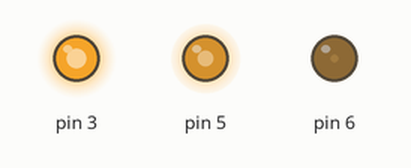
Simulated run of this sketch. Board: Arduino Uno, built with avr-gcc and run on an emulated ATmega328P. On the bench: output pins drawn as LEDs (lit = HIGH). Random numbers use the default seed unless the sketch sets one.

Above: at 0.1 s.
At 4.6 s:
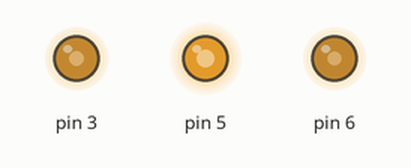
At 9.6 s:
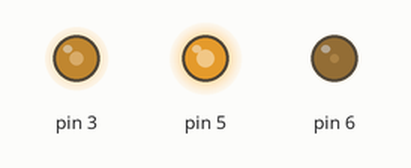
At 19.1 s:
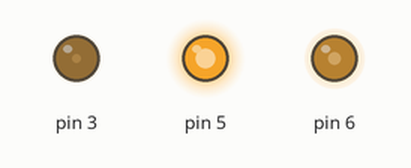
At 28.6 s:
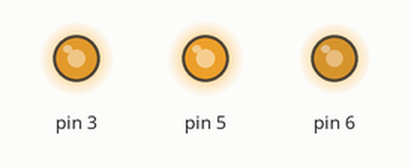
At 39.1 s:
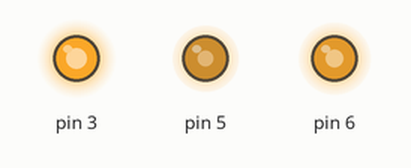
Timing chart, 0 to 40.0 s (numbered marks = the images above):
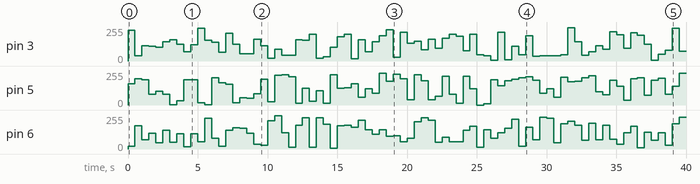

The sketch:

rgb.ino
```cpp
void setup()
{
pinMode(3, OUTPUT);
pinMode(6, OUTPUT);
pinMode(5, OUTPUT);
}
void loop()
{
analogWrite(3,random(0,255));
analogWrite(6,random(0,255));
analogWrite(5,random(0,255));
delay(500);
}
```

Measured:
- by itself, pin 3: 0/255 → 232/255 at 0.00 s, → 38/255 0.50 s later, → 114/255 0.50 s later, → 109/255 0.50 s later, … (80 changes in this stretch)
- by itself, pin 5: 0/255 → 158/255 at 0.00 s, → 197/255 0.50 s later, → 188/255 0.50 s later, → 80/255 0.50 s later, … (80 changes in this stretch)
- by itself, pin 6: 0/255 → 19/255 at 0.00 s, → 175/255 0.50 s later, → 68/255 0.50 s later, → 120/255 0.50 s later, … (80 changes in this stretch)
